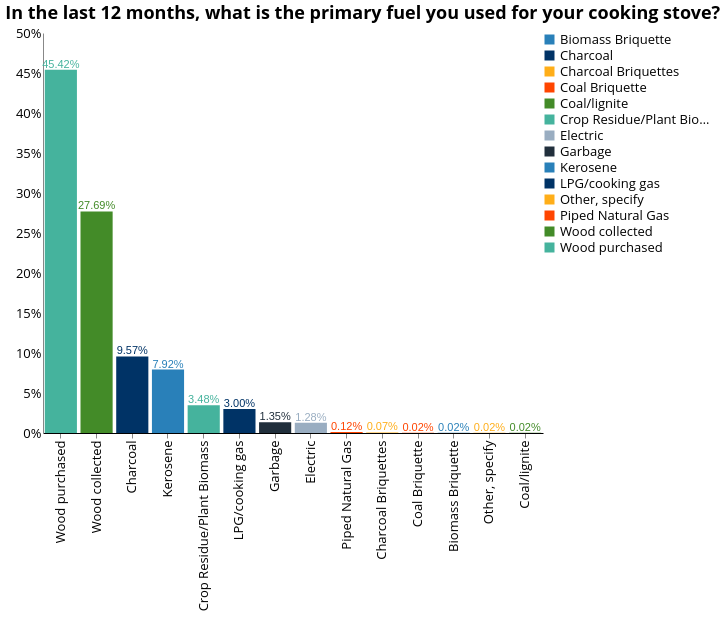

Source (Vega-Lite JSON):
### Vega-Lite specification from a JSON file in a GitHub repository (floating-point values rounded to 4 significant figures; data arrays with more than 128 entries replaced by an {"elided": "..."} marker saying what was removed)
{"width": 800, "height": 400, "config": {"title": {"fontSize": 18, "font": "Open Sans", "anchor": "center", "fontColor": "#000000"}, "axisX": {"domain": true, "domainColor": "#000000", "grid": false, "labelFont": "Open Sans", "labelFontSize": 13, "titleFont": "Open Sans", "titleFontSize": 13, "titleFontWeight": "normal", "title": "X Axis Title (units)"}, "axisY": {"domain": true, "grid": false, "gridColor": "#DEDDDD", "gridWidth": 1, "labelFont": "Open Sans", "labelFontSize": 13, "labelAngle": 0, "ticks": false, "titleFont": "Open Sans", "titleFontSize": 13, "titleFontWeight": "normal", "titlePadding": 10, "title": "Y Axis Title (units)"}, "range": {"category": ["#2980B9", "#003366", "#FFAE19", "#FF4500", "#438B28", "#45B39D", "#99ADC1", "#212F3C"]}, "legend": {"labelFont": "Open Sans", "labelFontSize": 13, "symbolType": "square", "symbolSize": 100, "titleFont": "Open Sans", "titleFontSize": 13, "titleFontWeight": "normal", "title": "Legend", "orient": "right", "offset": 0}, "tooltip": {"font": "Open Sans"}, "view": {"stroke": "transparent", "text": {"font": "Open Sans", "color": ["#2980B9", "#003366", "#FFAE19", "#FF4500", "#438B28", "#45B39D", "#99ADC1", "#212F3C"], "fontSize": 13, "align": "right", "fontWeight": 400, "size": 13}, "bar": {"size": 40, "binSpacing": 1, "continuousBandSize": 30, "discreteBandSize": 30, "fill": ["#2980B9", "#003366", "#FFAE19", "#FF4500", "#438B28", "#45B39D", "#99ADC1", "#212F3C"], "stroke": false}}}, "layer": [{"mark": "bar", "encoding": {"color": {"type": "nominal", "field": "i19a"}, "tooltip": {"type": "nominal", "field": "i19a"}, "x": {"type": "nominal", "axis": {"title": " "}, "field": "i19a", "sort": {"field": "i19a", "op": "count", "order": "descending"}}, "y": {"type": "quantitative", "aggregate": "sum", "axis": {"format": "%", "title": ""}, "field": "pct"}}, "height": 400, "selection": {"selector005": {"type": "single", "fields": ["locality"], "bind": {"input": "select", "options": [null, 0, 1], "labels": ["National", "Urban", "Rural"], "name": "Locality Breakdown  "}}, "selector006": {"type": "single", "fields": ["elc_aggr_tier"], "bind": {"input": "select", "options": [null, "Tier 0", "Tier 1", "Tier 2", "Tier 3", "Tier 4", "Tier 5"], "labels": ["All Tiers", "Tier 0", "Tier 1", "Tier 2", "Tier 3", "Tier 4", "Tier 5"], "name": "Tiers  "}}}, "transform": [{"joinaggregate": [{"op": "count", "field": "*", "as": "total"}]}, {"calculate": "1 / datum.total", "as": "pct"}], "width": 500}, {"mark": {"type": "text", "align": "center", "baseline": "bottom"}, "encoding": {"color": {"type": "nominal", "field": "i19a"}, "text": {"type": "quantitative", "aggregate": "sum", "field": "pct", "format": ".2%"}, "tooltip": {"type": "nominal", "field": "i19a"}, "x": {"type": "nominal", "axis": {"title": " "}, "field": "i19a", "sort": {"field": "i19a", "op": "count", "order": "descending"}}, "y": {"type": "quantitative", "aggregate": "sum", "axis": {"format": "%", "title": ""}, "field": "pct"}}, "height": 400, "transform": [{"joinaggregate": [{"op": "count", "field": "*", "as": "total"}]}, {"calculate": "1 / datum.total", "as": "pct"}], "width": 500}], "data": {"name": "data-b23f83517a15e16282cfc3a99ec90f35"}, "title": {"text": ["In the last 12 months,\nwhat is the primary fuel you used for your cooking stove?"], "color": "black", "subtitleColor": "black"}, "transform": [{"filter": {"selection": "selector005"}}, {"filter": {"selection": "selector006"}}], "$schema": "https://vega.github.io/schema/vega-lite/v4.8.1.json", "datasets": {"data-b23f83517a15e16282cfc3a99ec90f35": {"elided": "4139 records"}}}
